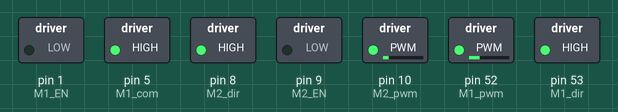
Simulated run of this sketch. Board: Arduino Mega 2560, built with avr-gcc and run on an emulated ATmega2560. Shown: switched loads named in the sketch (green lamp = pin HIGH).

Above: at 0.99 s.
At 31.1 s:
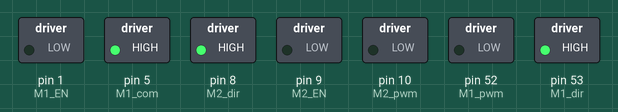
Timing chart, 0 to 32.6 s (numbered marks = the images above):
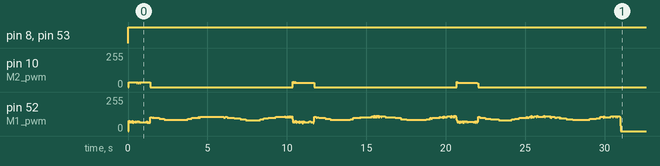

The sketch:

Stuart3.ino
```cpp
#include "AccelStepper.h"
//#include <time.h>


//motor 1
int M1_EN = 1;
int M1_pwm = 52;
int M1_dir = 53;
int M1_com = 5;

//motor 2
int M2_EN = 9;
int M2_pwm = 10;
int M2_dir = 8;


//motor 1 paramiters
int M1_max_speed = 1500;               // steps per second
int M1_max_acc = 200;                                 // steps per second second
int M1_min_speed = 500;
                                                                                            //motor 2 paramiters
int M2_max_speed = 4000;                 // steps per second
int M2_max_acc = 1000;                                 // steps per second second
int M2_min_speed = 1000;

int M1_stepsPer_Rot = 3200;                  //steps per rotation
int M2_stepsPer_Rot = 3200;                  //steps per rotation

int nbre_tours=3;

void setup()
{
       // motor 1
       pinMode(M1_com, OUTPUT);
       pinMode(M1_EN, OUTPUT);
       pinMode(M1_pwm, OUTPUT);
       pinMode(M1_dir, OUTPUT);

       //motor2
       pinMode(M2_EN, OUTPUT);
       pinMode(M2_pwm, OUTPUT);
       pinMode(M2_dir, OUTPUT);

       digitalWrite(M1_com, HIGH);
       digitalWrite(M1_EN, LOW);                       // enable motor


}

void loop() {
       //delay(4000);
       int dir = 1;
       int i = 0;
       while (i<nbre_tours) {


              move(3200, 200, 1, 1, 1 * dir);
              i++;

       }


     delay(100000000);


}


long int delaytime(int maxvel, int min_value, int currentStep) {

       double avrg_val = 1.0*(maxvel - min_value) / 2.0;

       double val = avrg_val*sin(currentStep/(3.14159*80)+(3*3.14159/2)) + (avrg_val+ min_value);

       //convert to time
       //Serial.print(currentStep);
       //Serial.print("%");
       //Serial.print(M1_stepsPer_Rot);
       //Serial.print("=");
       //Serial.println(currentStep%M1_stepsPer_Rot);

       Serial.println(val);
       //Serial.println(1e6 / val);
       ////return 10000;
       return (int)(1e6*(1.0/val));
}

void takeStep(int pwm1, long int dely, int dirpin, int dir) {
       if (dir >= 1)
       digitalWrite(dirpin, HIGH);
       else digitalWrite(dirpin, LOW);

       digitalWrite(pwm1, HIGH);
       delayMicroseconds(dely);
       digitalWrite(pwm1, LOW);
       delayMicroseconds(dely);

}

void move(int Nsteps1, int Nsteps2, int ratio, int dir1, int dir2) {
       int Nstepsdone1 = 0;
       int Nstepsdone2 = 0;

       //step 2 logic
       bool step2 = true;


       //stepping
       int wileSteps1 = Nsteps1;
       int wileSteps2 = Nsteps2;
       //       if (Nsteps1 < Nsteps2*(1.0/ratio)) wileSteps = Nsteps2;

       while (Nstepsdone1 < wileSteps1) {
              //motor 1
              long int dely1 = delaytime(M1_max_speed, M1_min_speed, Nstepsdone1);
              takeStep(M1_pwm, dely1, M1_dir, dir1);
              Nstepsdone1++;
              //ratio conditions
              if (Nstepsdone1%ratio == 0 && step2 == true) {
                     //motor 2
                     long int dely2 = delaytime(M2_max_speed, M2_min_speed, Nstepsdone2);
                     takeStep(M2_pwm, dely2, M2_dir, dir2);
                     Nstepsdone2++;
                     if (Nstepsdone2 >= Nsteps2) step2 = false;
              }

       }


       }
```

Measured:
- by itself, pin 8 (M2_dir): LOW → HIGH at 0.01 s
- by itself, pin 53 (M1_dir): LOW → HIGH at 0.00 s
